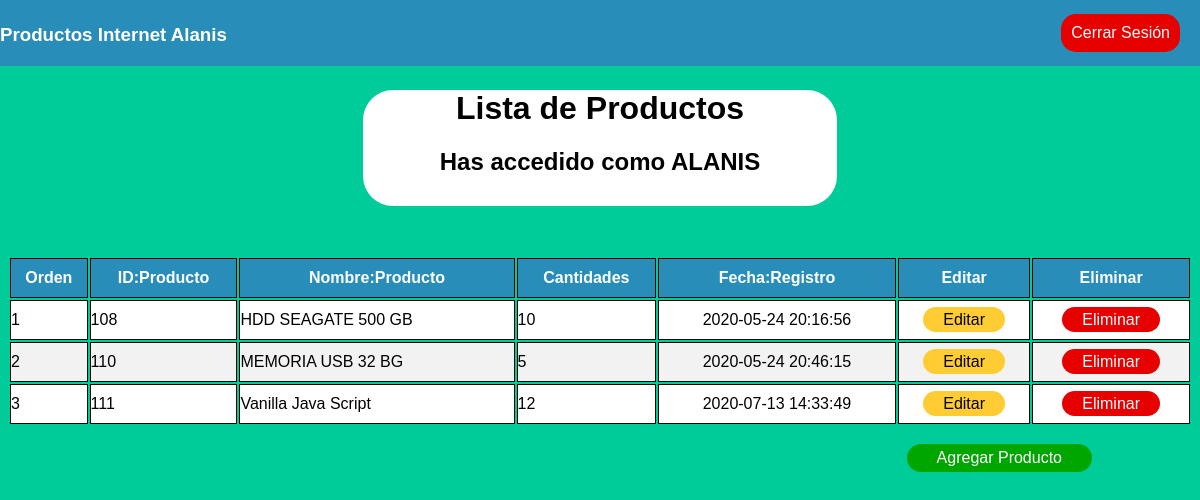
The page /list.php (signed in) on the database its author committed.
### tables this page shows
CREATE TABLE `product` (
  `id` int(11) NOT NULL,
  `proname` varchar(100) NOT NULL,
  `amount` varchar(100) NOT NULL,
  `time` timestamp NOT NULL DEFAULT current_timestamp()
);

### list.php (the view, shortened to what this page needs)
<?php
$username = $_SESSION['username'];
$sql_fetch_todos = "SELECT * FROM product ORDER BY id ASC";
$query = mysqli_query($conn, $sql_fetch_todos);
?>
<!doctype html>
<html lang="en">
<head>
<meta http-equiv="Content-Type" content="text/html; charset=utf-8"></head>
<body>
    <div class="header">
        <h3>Productos Internet Alanis </h3>
        <a name="" id="" class="button-logout" href="logout.php" role="button">Cerrar Sesión</a>
    </div>
    <div class="container">
        <h1>Lista de Productos</h1>
        <h2>Has accedido como <?php echo $str = strtoupper($username) ?></h2>
    </div>
    <div class="table-product">
        <table>
            <tr>
                <th scope="col">Orden</th>
                <th scope="col">ID:Producto</th>
                <th scope="col">Nombre:Producto</th>
                <th scope="col">Cantidades</th>
                <th scope="col">Fecha:Registro</th>
                <th scope="col">Editar</th>
                <th scope="col">Eliminar</th>
            </tr>
            <tbody>
                <?php
                $idpro = 1;
                while ($row = mysqli_fetch_array($query)) { ?>
                    <tr>
                        <td scope="row"><?php echo $idpro ?></td>
                        <td><?php echo $row['id'] ?></td>
                        <td><?php echo $row['proname'] ?></td>
                        <td><?php echo $row['amount'] ?></td>
                        <td class="timeregis"><?php echo $row['time'] ?></td>
                        <td class="modify"><a name="edit" id="" class="bfix" href="fix.php?id=<?php echo $row['id'] ?>&message=<?php echo $row['proname'] ?>&amount=<?php echo $row['amount']; ?> " role="button">
                                Editar
                            </a></td>
                        <td class="delete"><a name="id" id="" class="bdelete" href="main/delete.php?id=<?php echo $row['id'] ?>" role="button">
                                Eliminar
                            </a></td>
                    </tr>
                <?php
                    $idpro++;
                } ?>
            </tbody>
        </table>
        <br>
        <a name="" id="" class="Addlist" style="float:right" href="addlist.php" role="button">Agregar Producto</a>
    </div>
</body>
</html>

### list.php (style rules this page uses)
body { font-family: Arial, Helvetica, sans-serif; background-color: #00CC99; }
.header { position: fixed; top: 0px; left: 0px; right: 0px; height: 50px; padding: 5px 13px 11px 0px; width: 100%; color: white; font-family: Arial, Helvetica, sans-serif; margin-top: 0px; bottom: 0; background-color: #298dba; }
.button-logout { position: relative; margin-top: -50px; margin-right: 20px; float: right; text-decoration: none; border: transparent; border-radius: 15px; background-color: #e60000; padding: 10px 10px 10px 10px; color: white; transition: 0.5s; }
.container { margin: 90px auto; margin-bottom: 50px; border-radius: 30px; text-align: center; background-color: white; width: 40%; padding-bottom: 10px; }
table th, tr, td { border: 1px solid black; border-collapse: collapse; padding: 10px 0px 10px 0px; }
table { width: 100%; }
th { color: white; background-color: #298dba; }
tr { background-color: white; }
tr:nth-child(even) { background-color: #f2f2f2; }
.timeregis { text-align: center; }
.modify { text-align: center; }
.delete { text-align: center; }
.modify .bfix { border-radius: 15px; background-color: #ffcc33; color: black; text-decoration: none; padding: 4px 20px 4px 20px; transition: 0.5s; }
.delete .bdelete { border-radius: 15px; background-color: #e60000; text-decoration: none; color: white; padding: 4px 20px 4px 20px; transition: 0.5s; }
.Addlist { margin-right: 100px; padding: 5px 30px 5px 30px; border-radius: 15px; text-decoration: none; color: white; background-color: #00A600; transition: 0.5s; }

### rows shown on the page
product: id "108", proname "HDD SEAGATE 500 GB", amount "10", time "2020-05-24 20:16:56"
product: id "110", proname "MEMORIA USB 32 BG", amount "5", time "2020-05-24 20:46:15"
product: id "111", proname "Vanilla Java Script", amount "12", time "2020-07-13 14:33:49"

### other values the page prints
$str = strtoupper($username) "ALANIS"
